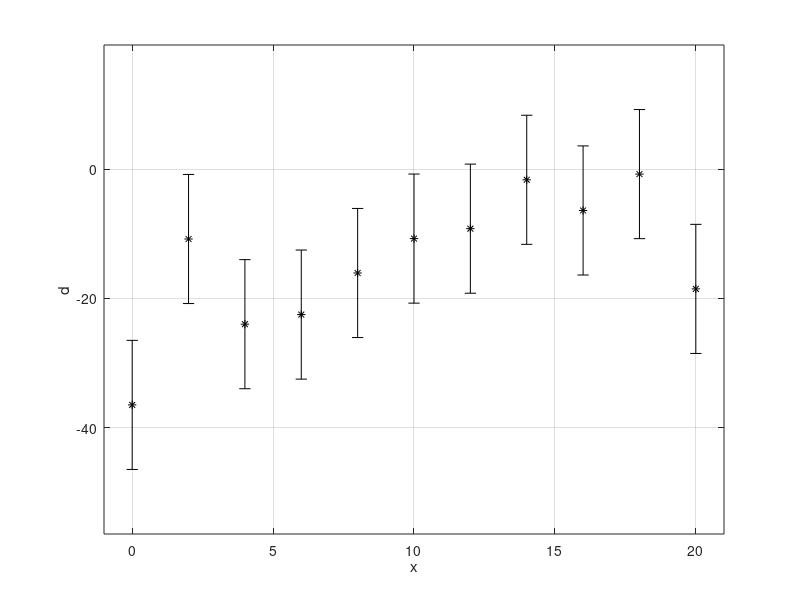

The MATLAB script that drew this image: (Note: this script raises an error after producing the figure.)
% sippi_linefit: Fiting line using SIPPI
clear all;close all
rng('default')
rng(1);
%% LOAD DATA
% nd=11; sippi_linefit_make_data;
load('sippi_linefit_data_11');

figure(1);clf;
e=errorbar(x,d_obs,d_std,'k*');
set(e,'LineStyle','none')
xlabel('x')
ylabel('d')
box on
grid on
axis([min(x)-1 max(x)+1 min(d_obs)-20 max(d_obs)+20])
ppp(10,4,12,2,2)
print_mul(sprintf('sippi_linefit_data_%d',length(d_obs)));

%% setup the data
data{1}.d_obs=d_obs;
data{1}.d_std=d_std;

%% setup the forward
forward.x=x;
forward.forward_function='sippi_forward_linefit';


%% setup the prior model
% the intercept
im=1;
prior{im}.type='gaussian';
prior{im}.name='intercept';
prior{im}.m0=0;
prior{im}.std=30;
prior{im}.m_true=m_ref{1};

% 1st order, the gradient
im=2;
prior{im}.type='gaussian';
prior{im}.name='gradient';
prior{im}.m0=0;
prior{im}.std=4;
prior{im}.norm=80;
prior{im}.m_true=m_ref{2};

% 2ndst order
im=3;
prior{im}.type='uniform';
prior{im}.name='2nd';
prior{im}.min=-.3;
prior{im}.max=.3;
prior{im}.m_true=m_ref{3};


%% TEST SETUP
m=sippi_prior(prior);
[d,forward,prior,data]=sippi_forward(m,forward,prior,data);
[logL]=sippi_likelihood(d,data);

%%
figure(1);clf;
e=errorbar(x,d_obs,d_std,'k*');
hold on
plot(forward.x,d{1},'r*')
hold off
set(e,'LineStyle','none')
xlabel('x')
ylabel('d')
box on
grid on
axis([-1 21 -60 40])
ppp(10,4,12,2,2)
print_mul(sprintf('sippi_linefit_data_%d_prior',length(d_obs)));



%% Sample the posterior

% Perform extended Metropolis sampling 
options.mcmc.nite=40000;  % Run for 40000 iterations
options.mcmc.i_sample=100; % Save every 100th visited model to disc
options.mcmc.i_plot=5000; % Plot the progress information for every 2500 iterations
options.txt='case_line_fit_2nd_order'; % descriptive name for the output folder

%% metropolis
options.nruns = 4;
[options_metropolis]=sippi_metropolis(data,prior,forward,options);
sippi_plot_prior_sample(options_metropolis.txt);
sippi_plot_posterior(options_metropolis.txt);

%% rejection
options.mcmc.adaptive_rejection=1;
[options_rejection]=sippi_rejection(data,prior,forward,options);
sippi_plot_prior_sample(options_rejection.txt);
sippi_plot_posterior(options_rejection.txt);


%% Plot 1D histograms
for i=1:3;
    [reals,etype_mean,etype_var,reals_all,reals_ite]=sippi_get_sample(options_metropolis.txt,i);
    m_post(:,i)=reals_all;
end
figure(2);clf;
e=errorbar(x,d_obs,d_std,'k*');
hold on
for i=1:size(m_post,1);
    m{1}=m_post(i,1);
    m{2}=m_post(i,2);
    m{3}=m_post(i,3);
    [d,forward,prior,data]=sippi_forward(m,forward,prior,data);
    plot(x,d{1},'k-','color',[1 1 1].*.8);
end
[d,forward,prior,data]=sippi_forward(m_ref,forward,prior,data);
plot(x,d{1},'g-','LineWidth',3);
e=errorbar(x,d_obs,d_std,'k*');
hold off

set(e,'LineStyle','none')
xlabel('x')
ylabel('d')
box on
grid on
axis([-1 21 -60 40])
ppp(10,4,12,2,2)
print_mul(sprintf('sippi_linefit_data_%d_post',length(d_obs)));



